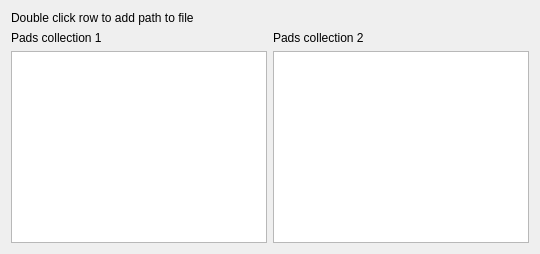
             <widget class="QWidget" name="edit_pads_tab">
              <attribute name="title">
               <string>Edit pads</string>
              </attribute>
              <layout class="QVBoxLayout" name="edit_pads_tab_lay">
               <item>
                <widget class="QLabel" name="edit_collections_label">
                 <property name="sizePolicy">
                  <sizepolicy hsizetype="Minimum" vsizetype="Preferred">
                   <horstretch>0</horstretch>
                   <verstretch>0</verstretch>
                  </sizepolicy>
                 </property>
                 <property name="text">
                  <string>Double click row to add path to file</string>
                 </property>
                </widget>
               </item>
               <item>
                <widget class="QWidget" name="edit_pads_collections_widget" native="true">
                 <property name="sizePolicy">
                  <sizepolicy hsizetype="Expanding" vsizetype="Preferred">
                   <horstretch>0</horstretch>
                   <verstretch>0</verstretch>
                  </sizepolicy>
                 </property>
                 <layout class="QHBoxLayout" name="edit_pads_collections_widget_lay">
                  <property name="leftMargin">
                   <number>0</number>
                  </property>
                  <property name="topMargin">
                   <number>0</number>
                  </property>
                  <property name="rightMargin">
                   <number>0</number>
                  </property>
                  <property name="bottomMargin">
                   <number>0</number>
                  </property>
                  <item>
                   <widget class="QWidget" name="edit_first_pads_collection_widget" native="true">
                    <property name="sizePolicy">
                     <sizepolicy hsizetype="Preferred" vsizetype="Expanding">
                      <horstretch>0</horstretch>
                      <verstretch>0</verstretch>
                     </sizepolicy>
                    </property>
                    <layout class="QVBoxLayout" name="edit_first_pads_collection_lay">
                     <property name="leftMargin">
                      <number>0</number>
                     </property>
                     <property name="topMargin">
                      <number>0</number>
                     </property>
                     <property name="rightMargin">
                      <number>0</number>
                     </property>
                     <property name="bottomMargin">
                      <number>0</number>
                     </property>
                     <item>
                      <widget class="QLabel" name="edit_first_pads_collection_label">
                       <property name="text">
                        <string>Pads collection 1</string>
                       </property>
                      </widget>
                     </item>
                     <item>
                      <widget class="QListWidget" name="edit_first_pads_collection_list">
                       <property name="styleSheet">
                        <string notr="true">font: 15pt &quot;Segoe UI&quot;;</string>
                       </property>
                       <property name="editTriggers">
                        <set>QAbstractItemView::AllEditTriggers</set>
                       </property>
                       <property name="dragEnabled">
                        <bool>false</bool>
                       </property>
                      </widget>
                     </item>
                    </layout>
                   </widget>
                  </item>
                  <item>
                   <widget class="QWidget" name="edit_second_pads_collection_widget" native="true">
                    <property name="sizePolicy">
                     <sizepolicy hsizetype="Preferred" vsizetype="Expanding">
                      <horstretch>0</horstretch>
                      <verstretch>0</verstretch>
                     </sizepolicy>
                    </property>
                    <layout class="QVBoxLayout" name="edit_second_pads_collection_lay">
                     <property name="leftMargin">
                      <number>0</number>
                     </property>
                     <property name="topMargin">
                      <number>0</number>
                     </property>
                     <property name="rightMargin">
                      <number>0</number>
                     </property>
                     <property name="bottomMargin">
                      <number>0</number>
                     </property>
                     <item>
                      <widget class="QLabel" name="edit_second_pads_collection_label">
                       <property name="text">
                        <string>Pads collection 2</string>
                       </property>
                      </widget>
                     </item>
                     <item>
                      <widget class="QListWidget" name="edit_second_pads_collection_list">
                       <property name="styleSheet">
                        <string notr="true">font: 15pt &quot;Segoe UI&quot;;</string>
                       </property>
                       <property name="editTriggers">
                        <set>QAbstractItemView::AllEditTriggers</set>
                       </property>
                       <property name="dragEnabled">
                        <bool>true</bool>
                       </property>
                      </widget>
                     </item>
                    </layout>
                   </widget>
                  </item>
                 </layout>
                </widget>
               </item>
              </layout>
             </widget>
